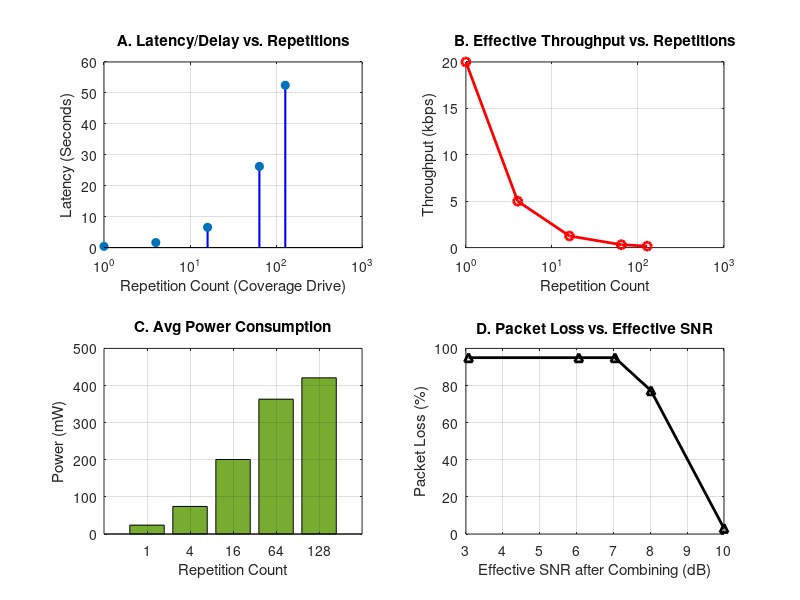

Reproduce this figure in MATLAB.
% =========================================================================
% MATLAB Simulation: NB-IoT Performance Analysis (BL4)
% Metrics: Coverage (MCL/Repetitions), Delay, Power, Throughput, Packet Loss
% =========================================================================
clear; clc; close all;

%% 1. Parameters & Coverage Classes
% Coverage Enhancement (CE) Levels: Normal, Extended, Extreme
repetitions = [1, 4, 16, 64, 128]; % Repetition count required for deep coverage
num_levels = length(repetitions);

bw_nbiot = 180e3;             % 180 kHz Subcarrier Bandwidth
base_snr_dB = [10, 2, -5, -12, -18]; % Base SNR worsening with distance/penetration
payload_bits = 1000 * 8;      % 1 KB payload

% Hardware Power Profiles (mW)
P_tx = 500;   % Transmit Power
P_rx = 80;    % Receive Power
P_idle = 2;   % Idle / DRX Power
P_sleep = 0.015; % PSM (Power Saving Mode)

%% 2. Performance Calculations

% A. Throughput & Delay
base_data_rate = 20e3; % Max uplink raw rate (~20 kbps)
effective_data_rate = base_data_rate ./ repetitions; % Rate degrades with repetitions
delay_sec = (payload_bits ./ effective_data_rate) + (repetitions * 0.01); % Transmission + latency

% B. Energy & Power Consumption per Transmission Cycle
e_tx = (delay_sec .* P_tx) + (0.5 * P_rx) + (2 * P_idle); % Energy in mJ
avg_power_mW = e_tx ./ (delay_sec + 10); % Averaged over 10s reporting period

% C. Packet Loss Ratio (PLR) model based on SNR and repetitions
snr_lin = 10.^(base_snr_dB / 10);
combining_gain = 10 * log10(repetitions); % Processing gain from repetitions
effective_snr_dB = base_snr_dB + combining_gain;

% Bit Error Rate (BER) for BPSK in AWGN and estimated Packet Loss
ber = 0.5 * erfc(sqrt(10.^(effective_snr_dB/10)));
packet_loss_ratio = 1 - (1 - ber).^payload_bits;
packet_loss_ratio = min(max(packet_loss_ratio, 0.001), 0.95); % Clamped for realism

%% 3. Visualizations
figure('Name', 'NB-IoT Performance Trade-offs', 'NumberTitle', 'off');

% Subplot 1: Delay vs Repetitions (Coverage Trade-off)
subplot(2,2,1);
stem(repetitions, delay_sec, 'filled', 'LineWidth', 1.5, 'Color', 'b');
grid on; set(gca, 'XScale', 'log');
title('A. Latency/Delay vs. Repetitions');
xlabel('Repetition Count (Coverage Drive)'); ylabel('Latency (Seconds)');

% Subplot 2: Effective Throughput vs Repetitions
subplot(2,2,2);
plot(repetitions, effective_data_rate/1000, '-o', 'LineWidth', 2, 'Color', 'r');
grid on; set(gca, 'XScale', 'log');
title('B. Effective Throughput vs. Repetitions');
xlabel('Repetition Count'); ylabel('Throughput (kbps)');

% Subplot 3: Average Power Consumption
subplot(2,2,3);
bar(1:num_levels, avg_power_mW, 'FaceColor', [0.4660 0.6740 0.1880]);
grid on; set(gca, 'XTickLabel', repetitions);
title('C. Avg Power Consumption');
xlabel('Repetition Count'); ylabel('Power (mW)');

% Subplot 4: Packet Loss Ratio
subplot(2,2,4);
plot(effective_snr_dB, packet_loss_ratio * 100, '-^k', 'LineWidth', 2);
grid on;
title('D. Packet Loss vs. Effective SNR');
xlabel('Effective SNR after Combining (dB)'); ylabel('Packet Loss (%)');

%% 4. Print Analysis
disp('--- NB-IoT Coverage Level Analysis ---');
for i = 1:num_levels
    fprintf('Reps: %3d | Effective SNR: %5.1f dB | Latency: %5.2f s | Energy: %6.1f mJ | Packet Loss: %4.1f%%\n', ...
        repetitions(i), effective_snr_dB(i), delay_sec(i), e_tx(i), packet_loss_ratio(i)*100);
end
